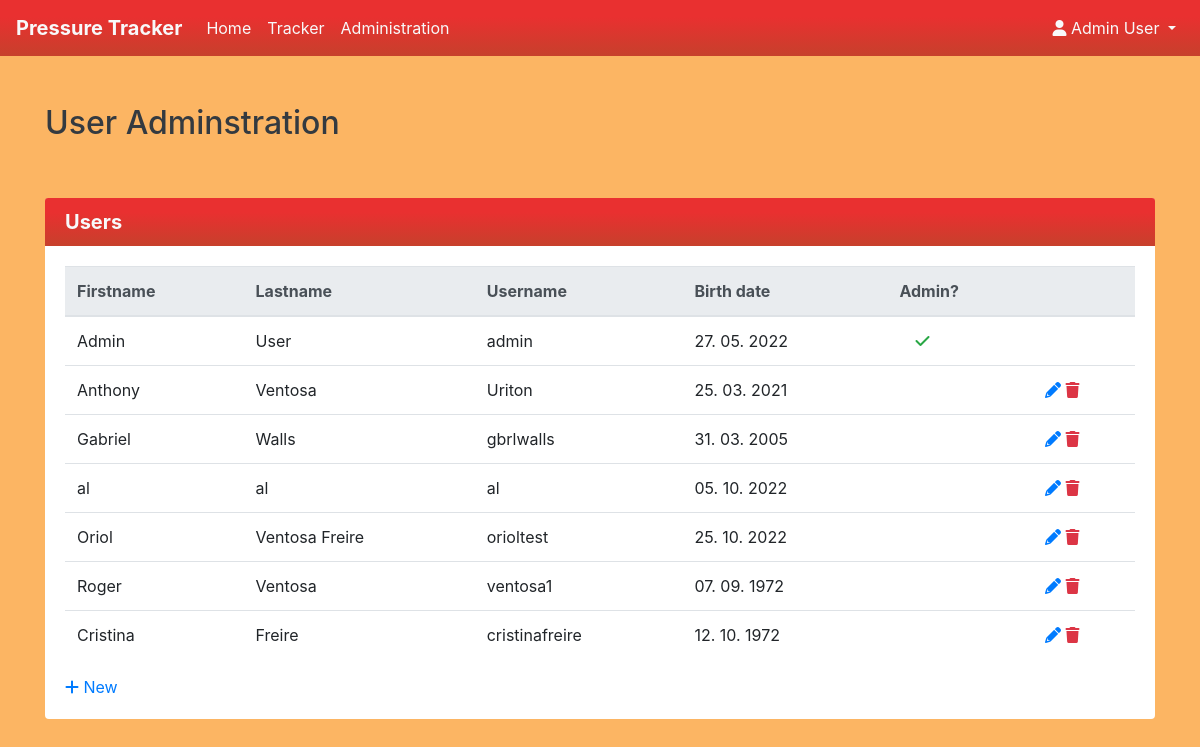
Page /admin (signed in) on the earlier database version.
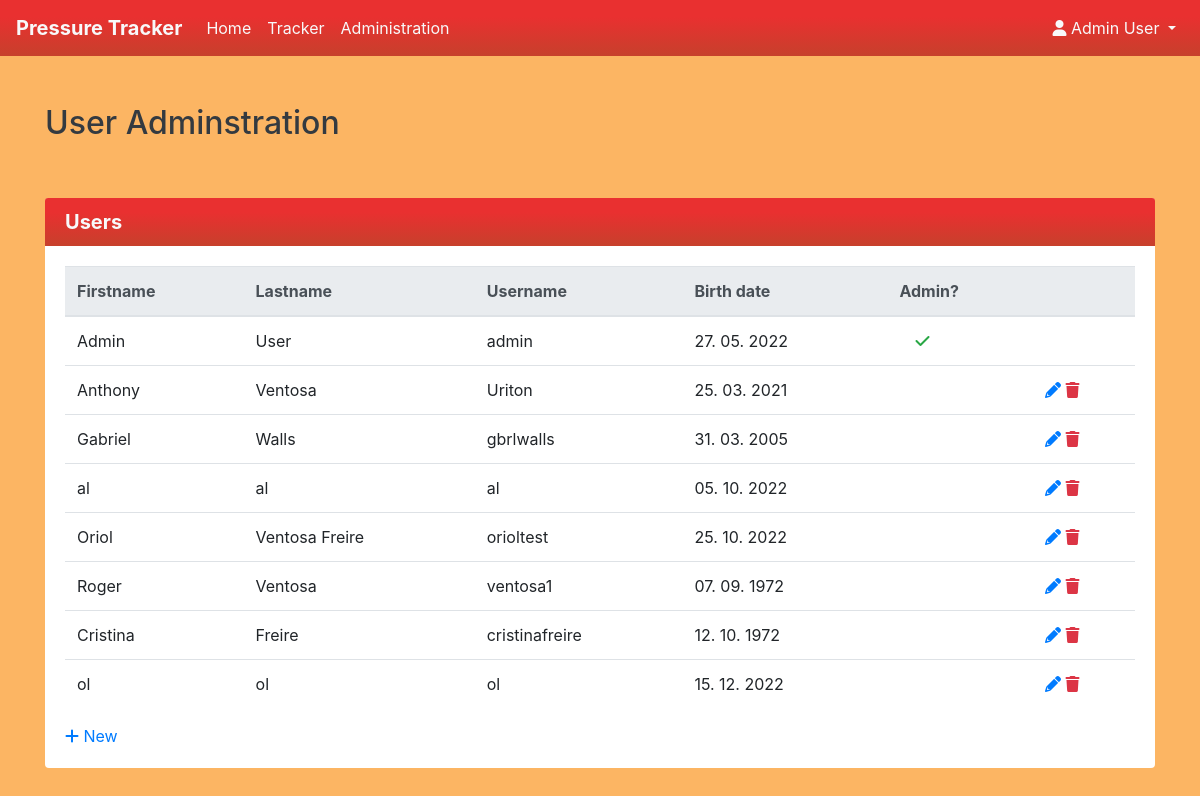
Same page on the later database version.
### app1.py (models this page shows, shortened)
class User(db.Model):
    __tablename__ = 'user'
    id = db.Column(db.Integer, nullable=False,
                   primary_key=True, autoincrement=True)
    firstname = db.Column(db.String, nullable=False)
    lastname = db.Column(db.String, nullable=False)
    username = db.Column(db.String, nullable=False, unique=True)
    password = db.Column(db.String, nullable=False)
    birth_date = db.Column(db.DateTime, nullable=False)
    is_admin = db.Column(db.Boolean, default=False)

### app1.py (the view)
@app.route('/admin', methods=['GET', 'POST'])
def admin():
    if not session or session['loggedin'] == False:
        message = 'You do not have access permission.'
        abort(401, message)
    if session['is_admin'] == False:
        message = 'You are not authorized to access administration section.'
        abort(403, message)
    users = db.session.query(User).all()
    if len(users) == 0:
        users = None
    data = {
        'title': 'User administration',
        'users': users,
    }
    return render_template('admin.html', data=data, user=session)

### templates/admin.html (shortened to what this page needs)
{% extends "base.html" %}
{% block content %}
	<div class="container">
	  <div class="row my-5">
	    <div class="col-12">
		  <b><h2 class="text-dark">User Adminstration</h2></b>
		</div>
	  </div>
      <div class="row my-5">
        <div class="col-12">
		  <div class="card mx-auto">
		    <h5 class="card-header text-light custom-gradient1"><b>Users</b></h5>
			<div class="card-body">
			  {% if data.users %}
			  <table class="table">
			    <thead class="thead-light">
				  <tr>
				    <th>Firstname</th>
				    <th>Lastname</th>
				    <th>Username</th>
				    <th>Birth date</th>
				    <th>Admin?</th>
				    <th></th>
				  </tr>
				</thead>
				<tbody>
			      {% for item in data.users %}
				  <tr>
			        <td>{{ item.firstname }}</td>
			        <td>{{ item.lastname }}</td>
			        <td>{{ item.username }}</td>
			        <td>{{ item.birth_date.strftime('%d. %m. %Y') }}</td>
			        <td>{% if item.is_admin %}<i class="fa-solid fa-check text-success mx-3"></i>{% endif %}</td>
					<td>
					  {% if item.id != 1 %}
					  <a href="/user/edit/{{ item.id }}"><i class="fa-solid fa-pencil"></i></a>
					  <a href="/user/delete/{{ item.id }}" class="text-danger"><i class="fa-solid fa-trash"></i></a>
					  {% endif %}
					</td>
			      </tr>
			      {% endfor %}
			    </tbody>
			  </table>
			  {% else %}
			  <div>No users to display.</div>
			  {% endif %}
			  <div>
			    <a href="/user/add"><i class="fa-solid fa-plus"></i> New</a>
			  </div>
			</div>
		  </div>
		</div>
	  </div>
	</div>
{% endblock %}

### templates/base.html (shortened to what this page needs)
<!DOCTYPE html>
<html>
<head>
	<link rel="stylesheet" href="{{ url_for('static', filename='css/bootstrap.min.css') }}">
	<link rel="stylesheet" href="{{ url_for('static', filename='css/bootstrap-datepicker3.css') }}">
    <link href="{{ url_for('static', filename='css/bootstrap4-toggle.min.css') }}" rel="stylesheet">
	<link rel="stylesheet" href="{{ url_for('static', filename='css/fontawesome-6.1.1.min.css') }}">
</head>
<body>
	<nav class="navbar navbar-expand-lg navbar-light custom-gradient1">
	  <b><a class="navbar-brand text-light" href="/">Pressure Tracker</a> </b>
	  <div class="collapse navbar-collapse" id="navbarSupportedContent">
		<ul class="navbar-nav mr-auto">
		  <li class="nav-item">
			<a class="nav-link text-light" href="/">Home</a>
		  </li>
		  <li class="nav-item">
			<a class="nav-link text-light" href="/tracker">Tracker</a>
		  </li>
		  {% if user and user.is_admin %}
		  <li class="nav-item">
			<a class="nav-link text-light" href="/admin">Administration</a>
		  </li>
		  {% endif %}
		</ul>
		<ul class="navbar-nav ml-auto">
		  {% if user and user.loggedin %}
		  <li class="nav-item dropdown">
			<a class="nav-link dropdown-toggle text-light" href="#" id="userMenu" role="button" data-toggle="dropdown" aria-haspopup="true" aria-expanded="false">
			  <span class="fa fa-user"></span> {{ user.firstname }} {{ user.lastname }}
			</a>
		  </li>
		  {% else %}
		  <li class="nav-item">
			<a class="nav-link" href="/login"><b>Sign in</b></a>
		  </li>
		  {% endif %}
		</ul>
	  </div>
	</nav>
	{% block content %}{% endblock%}
</body>
</html>

Differences in the rows shown:
added User: firstname "ol", lastname "ol", username "ol", birth_date "15. 12. 2022"
